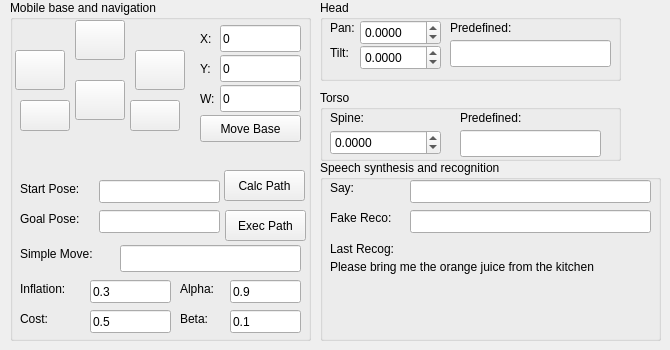
    <widget class="QWidget" name="tabGeneral">
     <attribute name="title">
      <string>General</string>
     </attribute>
     <widget class="QGroupBox" name="gbNavig">
      <property name="geometry">
       <rect>
        <x>10</x>
        <y>0</y>
        <width>301</width>
        <height>341</height>
       </rect>
      </property>
      <property name="styleSheet">
       <string notr="true"/>
      </property>
      <property name="title">
       <string>Mobile base and navigation</string>
      </property>
      <widget class="QPushButton" name="navBtnExecPath">
       <property name="geometry">
        <rect>
         <x>215</x>
         <y>210</y>
         <width>81</width>
         <height>31</height>
        </rect>
       </property>
       <property name="text">
        <string>Exec Path</string>
       </property>
      </widget>
      <widget class="QLineEdit" name="navTxtStartPose">
       <property name="geometry">
        <rect>
         <x>89</x>
         <y>180</y>
         <width>121</width>
         <height>23</height>
        </rect>
       </property>
      </widget>
      <widget class="QLineEdit" name="navTxtGoalPose">
       <property name="geometry">
        <rect>
         <x>89</x>
         <y>210</y>
         <width>121</width>
         <height>23</height>
        </rect>
       </property>
      </widget>
      <widget class="QLabel" name="navLblStartPose">
       <property name="geometry">
        <rect>
         <x>10</x>
         <y>180</y>
         <width>81</width>
         <height>17</height>
        </rect>
       </property>
       <property name="text">
        <string>Start Pose:</string>
       </property>
      </widget>
      <widget class="QPushButton" name="navBtnCalcPath">
       <property name="geometry">
        <rect>
         <x>214</x>
         <y>170</y>
         <width>81</width>
         <height>31</height>
        </rect>
       </property>
       <property name="text">
        <string>Calc Path</string>
       </property>
      </widget>
      <widget class="QLabel" name="navLblGoalPose">
       <property name="geometry">
        <rect>
         <x>10</x>
         <y>210</y>
         <width>81</width>
         <height>17</height>
        </rect>
       </property>
       <property name="text">
        <string>Goal Pose:</string>
       </property>
      </widget>
      <widget class="QLabel" name="navLblMove">
       <property name="geometry">
        <rect>
         <x>10</x>
         <y>245</y>
         <width>101</width>
         <height>17</height>
        </rect>
       </property>
       <property name="text">
        <string>Simple Move:</string>
       </property>
      </widget>
      <widget class="QLineEdit" name="navTxtMove">
       <property name="geometry">
        <rect>
         <x>110</x>
         <y>245</y>
         <width>181</width>
         <height>27</height>
        </rect>
       </property>
      </widget>
      <widget class="QLineEdit" name="txtLinearX">
       <property name="geometry">
        <rect>
         <x>210</x>
         <y>25</y>
         <width>81</width>
         <height>27</height>
        </rect>
       </property>
       <property name="text">
        <string>0</string>
       </property>
      </widget>
      <widget class="QLabel" name="label_2">
       <property name="geometry">
        <rect>
         <x>190</x>
         <y>30</y>
         <width>16</width>
         <height>17</height>
        </rect>
       </property>
       <property name="text">
        <string>X:</string>
       </property>
      </widget>
      <widget class="QPushButton" name="btnTurnRight">
       <property name="geometry">
        <rect>
         <x>125</x>
         <y>50</y>
         <width>50</width>
         <height>40</height>
        </rect>
       </property>
       <property name="text">
        <string/>
       </property>
       <property name="iconSize">
        <size>
         <width>32</width>
         <height>32</height>
        </size>
       </property>
      </widget>
      <widget class="QPushButton" name="btnFwd">
       <property name="geometry">
        <rect>
         <x>65</x>
         <y>20</y>
         <width>50</width>
         <height>40</height>
        </rect>
       </property>
       <property name="text">
        <string/>
       </property>
       <property name="iconSize">
        <size>
         <width>32</width>
         <height>32</height>
        </size>
       </property>
      </widget>
      <widget class="QPushButton" name="btnTurnLeft">
       <property name="geometry">
        <rect>
         <x>5</x>
         <y>50</y>
         <width>50</width>
         <height>40</height>
        </rect>
       </property>
       <property name="text">
        <string/>
       </property>
       <property name="iconSize">
        <size>
         <width>32</width>
         <height>32</height>
        </size>
       </property>
      </widget>
      <widget class="QLineEdit" name="txtAngular">
       <property name="geometry">
        <rect>
         <x>210</x>
         <y>85</y>
         <width>81</width>
         <height>27</height>
        </rect>
       </property>
       <property name="text">
        <string>0</string>
       </property>
      </widget>
      <widget class="QLabel" name="label_3">
       <property name="geometry">
        <rect>
         <x>190</x>
         <y>60</y>
         <width>16</width>
         <height>17</height>
        </rect>
       </property>
       <property name="text">
        <string>Y:</string>
       </property>
      </widget>
      <widget class="QLabel" name="label_4">
       <property name="geometry">
        <rect>
         <x>190</x>
         <y>90</y>
         <width>16</width>
         <height>17</height>
        </rect>
       </property>
       <property name="text">
        <string>W:</string>
       </property>
      </widget>
      <widget class="QPushButton" name="btnBwd">
       <property name="geometry">
        <rect>
         <x>65</x>
         <y>80</y>
         <width>50</width>
         <height>40</height>
        </rect>
       </property>
       <property name="text">
        <string/>
       </property>
       <property name="iconSize">
        <size>
         <width>32</width>
         <height>32</height>
        </size>
       </property>
      </widget>
      <widget class="QPushButton" name="btnCmdVel">
       <property name="geometry">
        <rect>
         <x>190</x>
         <y>115</y>
         <width>101</width>
         <height>27</height>
        </rect>
       </property>
       <property name="text">
        <string>Move Base</string>
       </property>
      </widget>
      <widget class="QLineEdit" name="txtLinearY">
       <property name="geometry">
        <rect>
         <x>210</x>
         <y>55</y>
         <width>81</width>
         <height>27</height>
        </rect>
       </property>
       <property name="text">
        <string>0</string>
       </property>
      </widget>
      <widget class="QPushButton" name="btnRight">
       <property name="geometry">
        <rect>
         <x>120</x>
         <y>100</y>
         <width>50</width>
         <height>31</height>
        </rect>
       </property>
       <property name="text">
        <string/>
       </property>
       <property name="iconSize">
        <size>
         <width>32</width>
         <height>32</height>
        </size>
       </property>
      </widget>
      <widget class="QPushButton" name="btnLeft">
       <property name="geometry">
        <rect>
         <x>10</x>
         <y>100</y>
         <width>50</width>
         <height>31</height>
        </rect>
       </property>
       <property name="text">
        <string/>
       </property>
       <property name="iconSize">
        <size>
         <width>32</width>
         <height>32</height>
        </size>
       </property>
      </widget>
      <widget class="QLineEdit" name="navTxtNearness">
       <property name="geometry">
        <rect>
         <x>80</x>
         <y>310</y>
         <width>81</width>
         <height>23</height>
        </rect>
       </property>
       <property name="text">
        <string>0.5</string>
       </property>
      </widget>
      <widget class="QLabel" name="navLblSmoothAlpha">
       <property name="geometry">
        <rect>
         <x>170</x>
         <y>280</y>
         <width>51</width>
         <height>17</height>
        </rect>
       </property>
       <property name="text">
        <string>Alpha:</string>
       </property>
      </widget>
      <widget class="QLineEdit" name="navTxtSmoothBeta">
       <property name="geometry">
        <rect>
         <x>220</x>
         <y>310</y>
         <width>71</width>
         <height>23</height>
        </rect>
       </property>
       <property name="text">
        <string>0.1</string>
       </property>
      </widget>
      <widget class="QLabel" name="navLblInflate">
       <property name="geometry">
        <rect>
         <x>10</x>
         <y>280</y>
         <width>71</width>
         <height>17</height>
        </rect>
       </property>
       <property name="text">
        <string>Inflation:</string>
       </property>
      </widget>
      <widget class="QLineEdit" name="navTxtSmoothAlpha">
       <property name="geometry">
        <rect>
         <x>220</x>
         <y>280</y>
         <width>71</width>
         <height>23</height>
        </rect>
       </property>
       <property name="text">
        <string>0.9</string>
       </property>
      </widget>
      <widget class="QLabel" name="navLblNearness">
       <property name="geometry">
        <rect>
         <x>10</x>
         <y>310</y>
         <width>81</width>
         <height>17</height>
        </rect>
       </property>
       <property name="text">
        <string>Cost:</string>
       </property>
      </widget>
      <widget class="QLabel" name="navLblSmoothBeta">
       <property name="geometry">
        <rect>
         <x>170</x>
         <y>310</y>
         <width>51</width>
         <height>17</height>
        </rect>
       </property>
       <property name="text">
        <string>Beta:</string>
       </property>
      </widget>
      <widget class="QLineEdit" name="navTxtInflation">
       <property name="geometry">
        <rect>
         <x>80</x>
         <y>280</y>
         <width>81</width>
         <height>23</height>
        </rect>
       </property>
       <property name="text">
        <string>0.3</string>
       </property>
      </widget>
     </widget>
     <widget class="QGroupBox" name="gbHead">
      <property name="geometry">
       <rect>
        <x>320</x>
        <y>0</y>
        <width>301</width>
        <height>81</height>
       </rect>
      </property>
      <property name="title">
       <string>Head</string>
      </property>
      <widget class="QDoubleSpinBox" name="hdTxtPan">
       <property name="geometry">
        <rect>
         <x>40</x>
         <y>20</y>
         <width>81</width>
         <height>25</height>
        </rect>
       </property>
       <property name="keyboardTracking">
        <bool>false</bool>
       </property>
       <property name="decimals">
        <number>4</number>
       </property>
       <property name="minimum">
        <double>-1.570800000000000</double>
       </property>
       <property name="maximum">
        <double>1.570800000000000</double>
       </property>
       <property name="singleStep">
        <double>0.100000000000000</double>
       </property>
      </widget>
      <widget class="QLabel" name="hdLblPan">
       <property name="geometry">
        <rect>
         <x>10</x>
         <y>20</y>
         <width>31</width>
         <height>16</height>
        </rect>
       </property>
       <property name="text">
        <string>Pan:</string>
       </property>
      </widget>
      <widget class="QLabel" name="label">
       <property name="geometry">
        <rect>
         <x>10</x>
         <y>45</y>
         <width>31</width>
         <height>16</height>
        </rect>
       </property>
       <property name="text">
        <string>Tilt:</string>
       </property>
      </widget>
      <widget class="QDoubleSpinBox" name="hdTxtTilt">
       <property name="geometry">
        <rect>
         <x>40</x>
         <y>45</y>
         <width>81</width>
         <height>25</height>
        </rect>
       </property>
       <property name="keyboardTracking">
        <bool>false</bool>
       </property>
       <property name="decimals">
        <number>4</number>
       </property>
       <property name="minimum">
        <double>-1.500000000000000</double>
       </property>
       <property name="maximum">
        <double>0.300000000000000</double>
       </property>
       <property name="singleStep">
        <double>0.100000000000000</double>
       </property>
      </widget>
      <widget class="QLabel" name="hdLblHeadPoseLbl">
       <property name="geometry">
        <rect>
         <x>130</x>
         <y>20</y>
         <width>91</width>
         <height>16</height>
        </rect>
       </property>
       <property name="text">
        <string>Predefined:</string>
       </property>
      </widget>
      <widget class="QLineEdit" name="hdTxtPredefined">
       <property name="geometry">
        <rect>
         <x>130</x>
         <y>40</y>
         <width>161</width>
         <height>27</height>
        </rect>
       </property>
      </widget>
     </widget>
     <widget class="QGroupBox" name="gbSpeech">
      <property name="geometry">
       <rect>
        <x>320</x>
        <y>160</y>
        <width>341</width>
        <height>181</height>
       </rect>
      </property>
      <property name="title">
       <string>Speech synthesis and recognition</string>
      </property>
      <widget class="QLineEdit" name="spgTxtSay">
       <property name="geometry">
        <rect>
         <x>90</x>
         <y>20</y>
         <width>241</width>
         <height>23</height>
        </rect>
       </property>
      </widget>
      <widget class="QLabel" name="spgLabel">
       <property name="geometry">
        <rect>
         <x>10</x>
         <y>20</y>
         <width>31</width>
         <height>16</height>
        </rect>
       </property>
       <property name="text">
        <string>Say:</string>
       </property>
      </widget>
      <widget class="QLabel" name="sprLabel">
       <property name="geometry">
        <rect>
         <x>10</x>
         <y>50</y>
         <width>71</width>
         <height>16</height>
        </rect>
       </property>
       <property name="text">
        <string>Fake Reco:</string>
       </property>
      </widget>
      <widget class="QLineEdit" name="sprTxtFakeRecog">
       <property name="geometry">
        <rect>
         <x>90</x>
         <y>50</y>
         <width>241</width>
         <height>23</height>
        </rect>
       </property>
      </widget>
      <widget class="QLabel" name="laLblAngles6_5">
       <property name="geometry">
        <rect>
         <x>10</x>
         <y>80</y>
         <width>81</width>
         <height>17</height>
        </rect>
       </property>
       <property name="text">
        <string>Last Recog:</string>
       </property>
      </widget>
      <widget class="QLabel" name="sprLblLastRecog">
       <property name="geometry">
        <rect>
         <x>10</x>
         <y>100</y>
         <width>321</width>
         <height>61</height>
        </rect>
       </property>
       <property name="text">
        <string>Please bring me the orange juice from the kitchen</string>
       </property>
       <property name="alignment">
        <set>Qt::AlignLeading|Qt::AlignLeft|Qt::AlignTop</set>
       </property>
       <property name="wordWrap">
        <bool>true</bool>
       </property>
      </widget>
     </widget>
     <widget class="QGroupBox" name="gbHead_2">
      <property name="geometry">
       <rect>
        <x>320</x>
        <y>90</y>
        <width>301</width>
        <height>71</height>
       </rect>
      </property>
      <property name="title">
       <string>Torso</string>
      </property>
      <widget class="QDoubleSpinBox" name="torTxtPos">
       <property name="geometry">
        <rect>
         <x>10</x>
         <y>40</y>
         <width>111</width>
         <height>25</height>
        </rect>
       </property>
       <property name="keyboardTracking">
        <bool>false</bool>
       </property>
       <property name="decimals">
        <number>4</number>
       </property>
       <property name="minimum">
        <double>-1.570800000000000</double>
       </property>
       <property name="maximum">
        <double>1.570800000000000</double>
       </property>
       <property name="singleStep">
        <double>0.050000000000000</double>
       </property>
      </widget>
      <widget class="QLabel" name="hdLblPan_2">
       <property name="geometry">
        <rect>
         <x>10</x>
         <y>20</y>
         <width>51</width>
         <height>16</height>
        </rect>
       </property>
       <property name="text">
        <string>Spine:</string>
       </property>
      </widget>
      <widget class="QLabel" name="hdLblHeadPoseLbl_2">
       <property name="geometry">
        <rect>
         <x>140</x>
         <y>20</y>
         <width>91</width>
         <height>16</height>
        </rect>
       </property>
       <property name="text">
        <string>Predefined:</string>
       </property>
      </widget>
      <widget class="QLineEdit" name="torTxtPredefined">
       <property name="geometry">
        <rect>
         <x>140</x>
         <y>40</y>
         <width>141</width>
         <height>27</height>
        </rect>
       </property>
      </widget>
     </widget>
    </widget>
